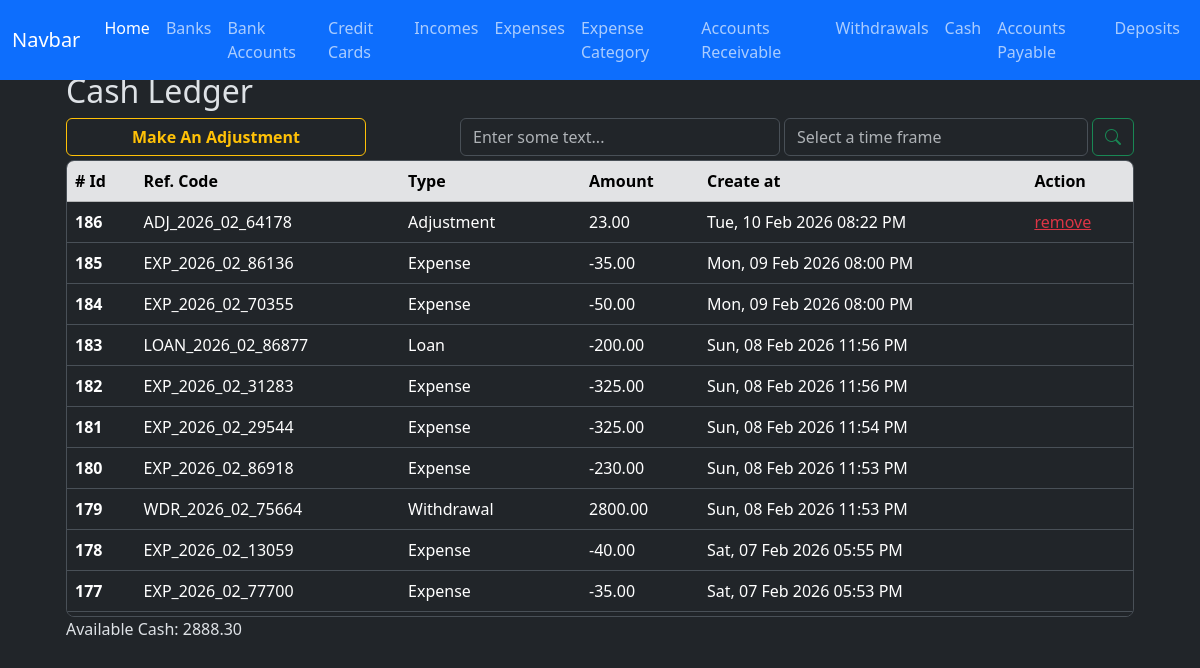
The app's page /cashledger/index, older data.
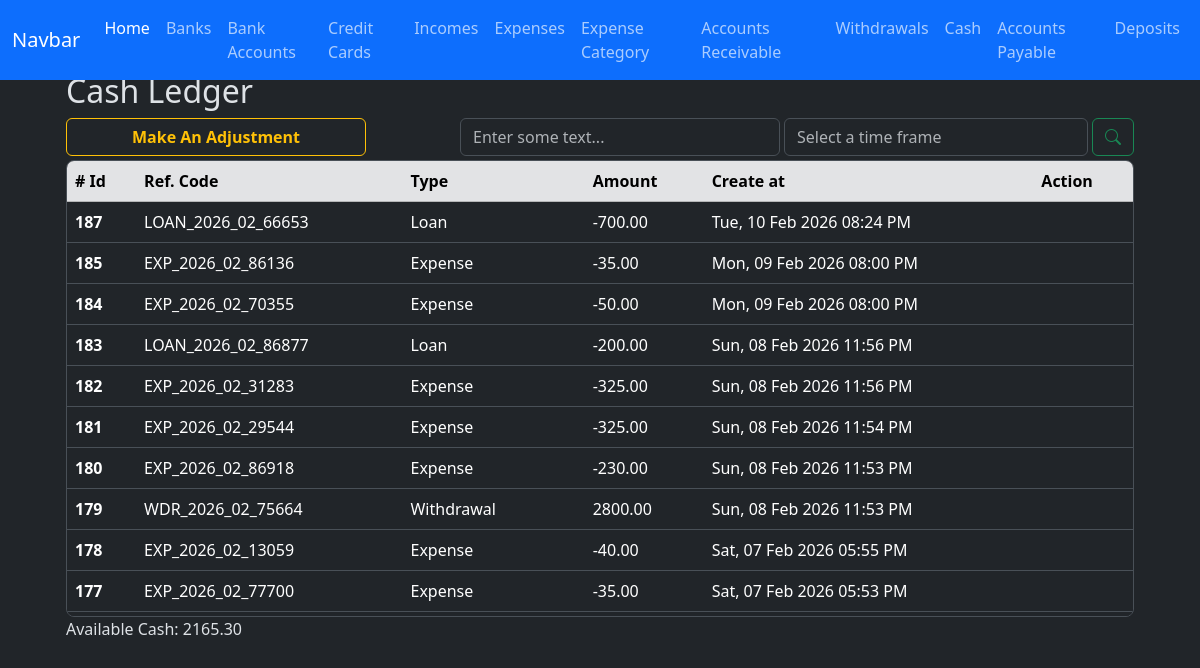
The same page, newer data.
### app/models/cash_ledger.py (models this page shows, shortened)
class CashLedger(db.Model):
    __tablename__ = 'cash_ledger'
    id = db.Column(db.Integer, primary_key=True)
    amount = db.Column(db.Numeric(10,2), nullable=False)
    type = db.Column(db.String(100), nullable=False)
    reference_code = db.Column(db.String(100), nullable=False)
    created_at = db.Column(
        db.DateTime(timezone=True),
        default=utcnow, #internally sqlalchemy will exectute the function so dont add the parentheses otherwise it'll break down when creating the record in the db
        nullable=False
    )
    updated_at = db.Column(
        db.DateTime(timezone=True),
        onupdate=utcnow, #internally sqlalchemy will exectute the function so dont add the parentheses otherwise it'll break down when creating the record in the db
    )

### app/routes/cashledger_routes.py (the view)
@cashlegder_bp.route('/index')
def index():
    ledgers = CashLedger.query.order_by(CashLedger.created_at.desc()).all()
    sum_result = CashLedger.query.with_entities(func.sum(CashLedger.amount)).scalar() or 0
    context = {
        'ledgers': ledgers,
        'sum_result': sum_result,
    }
    return render_template('cashledger/index.html', **context)

### app/templates/cashledger/index.html (shortened to what this page needs)
{% extends 'layout.html' %}
{% block content %}
    <div class="container w-100">
        <h2>Cash Ledger</h2>
        <div class="d-flex justify-content-start gap-1 flex-wrap flex-md-nowrap mt-2">
            <button
                type="button"
                id="btn-create-expense-id"
                class="btn btn-outline-warning me-auto fw-bold me-md-auto w-100 w-md-auto"
                style="max-width: 300px;"
                data-bs-toggle="modal"
                data-bs-target="#create-adjustment"
            >Make An Adjustment</i>
            </button>
            <div class="d-flex gap-1 w-100 align-items-center" style="max-width: 320px;">
                <input type="text" class="form-control" id="filter-byfiled-input-id" placeholder="Enter some text...">
            </div>
            <div class="d-flex gap-1 w-100" style="max-width: 350px;">
                <div class="w-100 w-md-auto mt-md-0">
                    <input type="text" class="form-control" id="filter-bytime-input-id" placeholder="Select a time frame">
                </div>
                <button type="button" class="btn btn-outline-success" id="btn-search-id"><i class="bi bi-search"></i></button>
            </div>
        </div>
        <div class="table-responsive overflow-y-auto border rounded-3 mt-1" style="max-height: 457px;">
            <table class="table table-hover">
                <thead class="sticky-top">
                    <tr class="table-secondary">
                        <th scope="col"># Id</th>
                        <th scope="col">Ref. Code</th>
                        <th scope="col">Type</th>
                        <th scope="col">Amount</th>
                        <th scope="col">Create at</th>
                        <th scope="col">Action</th>
                    </tr>
                </thead>
                <tbody id="cashledger-table-body-id">
                  {% for ledger in ledgers %}
                    <tr>
                        <th scope="row">{{ ledger.id }}</th>
                        <td>{{ ledger.reference_code }}</td>
                        <td>{{ ledger.type | replace('_', ' ') | lower | title }}</td>
                        <td>{{ ledger.amount }}</td>
                        <td>{{ ledger.created_at | format_datetime("EEE, dd MMM yyyy hh:mm a") }}</td>
                        <td>{% if ledger.type.lower() == 'adjustment' %}
                                <a href="{{ url_for('cashledger.delete_adjustment', id=ledger.id ) }}" class="text-danger" style="width: 35px; height: 35px;">
                                    remove
                                </a>
                            {% endif %}
                        </td>
                    </tr>
                  {% endfor %}
                </tbody>
            </table>
        </div>
        <p id="lbl-total">Available Cash: {{ sum_result }}</p>
    </div>
<link href="https://cdn.jsdelivr.net/npm/@sweetalert2/theme-dark@5/dark.css" rel="stylesheet">
<link rel="stylesheet" href="https://cdn.jsdelivr.net/npm/flatpickr/dist/flatpickr.min.css">
{% endblock %}

### app/templates/layout.html (shortened to what this page needs)
<!doctype html>
<html lang="en" data-bs-theme="dark">
  <head>
    <link href="https://cdn.jsdelivr.net/npm/bootstrap@5.3.8/dist/css/bootstrap.min.css" rel="stylesheet">
    <link rel="stylesheet" href="{{ url_for('static', filename='style.css') }}">
</head>
  <body>
    <nav class="navbar navbar-expand-lg bg-primary fixed-top mx-2 mx-auto">
        <div class="container-fluid">
            <a class="navbar-brand" href="#">Navbar</a>
            <div class="collapse navbar-collapse" id="navbarNav">
                <ul class="navbar-nav">
                    <li class="nav-item">
                        <a class="nav-link active" aria-current="page" href="{{ url_for('home.index' ) }}">Home</a>
                    </li>
                    <li class="nav-item">
                        <a class="nav-link" href="{{ url_for('bank.index' ) }}">Banks</a>
                    </li>
                    <li class="nav-item">
                        <a class="nav-link" href="{{ url_for('bank_account.index' ) }}">Bank Accounts</a>
                    </li>
                    <li class="nav-item">
                        <a class="nav-link" href="{{ url_for('credit_card.index' ) }}">Credit Cards</a>
                    </li>
                    <li class="nav-item">
                        <a class="nav-link" href="{{ url_for('income.index' ) }}">Incomes</a>
                    </li>
                    <li class="nav-item">
                        <a class="nav-link" href="{{ url_for('expense.index' ) }}">Expenses</a>
                    </li>
                    <li class="nav-item">
                        <a class="nav-link" href="{{ url_for('expense_category.index' ) }}">Expense Category</a>
                    </li>
                    <li class="nav-item">
                        <a class="nav-link" href="{{ url_for('accounts_receivable.index' ) }}">Accounts Receivable</a>
                    </li>
                    <li class="nav-item">
                        <a class="nav-link" href="{{ url_for('withdrawal.index' ) }}">Withdrawals</a>
                    </li>
                    <li class="nav-item">
                        <a class="nav-link" href="{{ url_for('cashledger.index' ) }}">Cash</a>
                    </li>
                    <li class="nav-item">
                        <a class="nav-link" href="{{ url_for('debt.index' ) }}">Accounts Payable</a>
                    </li>
                    <li class="nav-item">
                        <a class="nav-link" href="{{ url_for('deposit.index' ) }}">Deposits</a>
                    </li>
                </ul>
            </div>
        </div>
    </nav>
    <main class="container w-100 mt-5 p-4">
    {% block content %}
    {% endblock %}
    </main>
    <link rel="stylesheet" href="https://cdn.jsdelivr.net/npm/bootstrap-icons@1.13.1/font/bootstrap-icons.min.css">
</body>
</html>

Row changes from the older to the newer data that the page shows:
removed CashLedger: id "186", reference_code "ADJ_2026_02_64178", type "Adjustment", amount "23.00", created_at "Tue, 10 Feb 2026 08:22 PM"
added CashLedger: id "187", reference_code "LOAN_2026_02_66653", type "Loan", amount "-700.00", created_at "Tue, 10 Feb 2026 08:24 PM"
Text that changed along with them:
{{ sum_result }}: "2888.30" → "2165.30"
